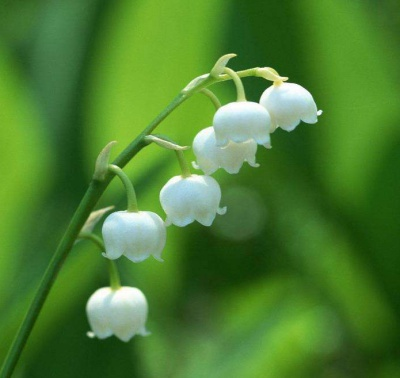
#> input picture images/cv_flower2.jpg, 400 x 378 px
$ python cv_img_blur_gaussian.py
#> lines starting #> are read from the running program, lines starting #| are printed output that depends on the picture; after the words box and inside, x2 and y2 are one past the last pixel; in counts of white or black regions, pixels touching at a corner belong together
#!/usr/bin/env python
# -*- coding: utf-8 -*-

"""
对于图形的平滑与滤波，但从滤波角度来讲，
一般主要的目的都是为了实现对图像噪声的消除，增强图像的效果。
首先介绍二维卷积运算，图像的滤波可以看成是滤波模板与原始图像对应部分的的卷积运算。

对于2D图像可以进行低通或者高通滤波操作，
低通滤波（LPF）有利于去噪，模糊图像，高通滤波（HPF）有利于找到图像边界。

# 高斯模糊模板
# 现在把卷积模板中的值换一下，不是全1了，换成一组符合高斯分布的数值放在模板里面，
# 比如这时中间的数值最大，往两边走越来越小，构造一个小的高斯包。
# 实现的函数为cv2.GaussianBlur()。
# 对于高斯模板，我们需要制定的是高斯核的高和宽（奇数），
# 沿x与y方向的标准差(如果只给x，y=x，如果都给0，那么函数会自己计算)。
# 高斯核可以有效的出去图像的高斯噪声。
# 当然也可以自己构造高斯核，相关函数：cv2.GaussianKernel().

"""

import cv2
import numpy as np
import matplotlib.pyplot as plt

# 读取图像
img = cv2.imread('./images/cv_flower2.jpg')
#> img is the input picture: shape (378, 400, 3); mean B, G, R 49, 125.7, 75.4

# 灰度转换
gray = cv2.cvtColor(img, cv2.COLOR_BGR2GRAY)
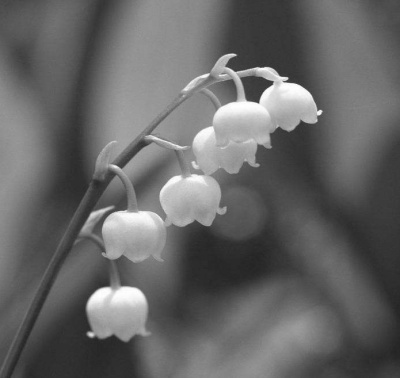
#> gray: shape (378, 400); min 35, max 255, mean 101.9

# 添加点噪声
for i in range(2000):
    temp_x = np.random.randint(0, img.shape[0])
    temp_y = np.random.randint(0, img.shape[1])
    gray[temp_x][temp_y] = 255
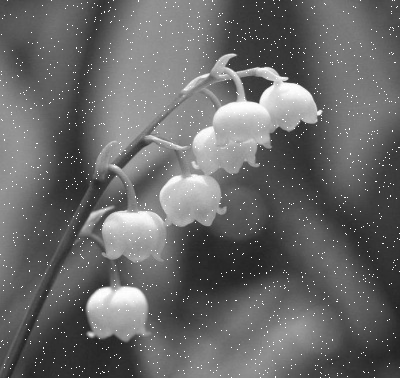
#> gray: shape (378, 400); 1.31% of pixels changed, all inside (x1, y1, x2, y2) = (0, 0, 400, 378)

# 转化数值类型
img1 = np.float32(img)

# 列表
x_list = range(3, 36, 2)

# 参数列表
y_list = [3, 5, 9, 15, 21, 25]

# 多子图绘制
fig, axes = plt.subplots(len(x_list), len(y_list) + 2, sharey=False, sharex=False)
# 设置图片尺寸
fig.set_size_inches(10, len(x_list) * 12 // 7)
# 总标题
fig.suptitle('')
# 设置标题(中文字体)
plt.rcParams['font.sans-serif'] = ['SimHei']  # 用来正常显示中文标签
plt.rcParams['axes.unicode_minus'] = False  # 用来正常显示负号

for i in range(len(x_list)):
    for j in range(len(y_list) + 2):
        if j == 0:
            show = img
            title = '原图'
        elif j == 1:
            show = gray
            title = '灰度+噪声'
        else:
            # 高斯模糊
            show = cv2.GaussianBlur(gray, (x_list[i], y_list[j - 2]), 0)
            title = "模版(%d,%d)" % (x_list[i], y_list[j - 2])

        ax = axes[i][j]
        # 显示图片
        ax.imshow(show, 'gray')
        # 显示标题
        ax.set_title(title)
        # 隐藏坐标轴
        ax.set_xticks([])
        ax.set_yticks([])

# 调整每隔子图之间的距离
plt.tight_layout()
# 保存图片
plt.savefig('./images/cv_img_blur_gaussian_result.jpg')
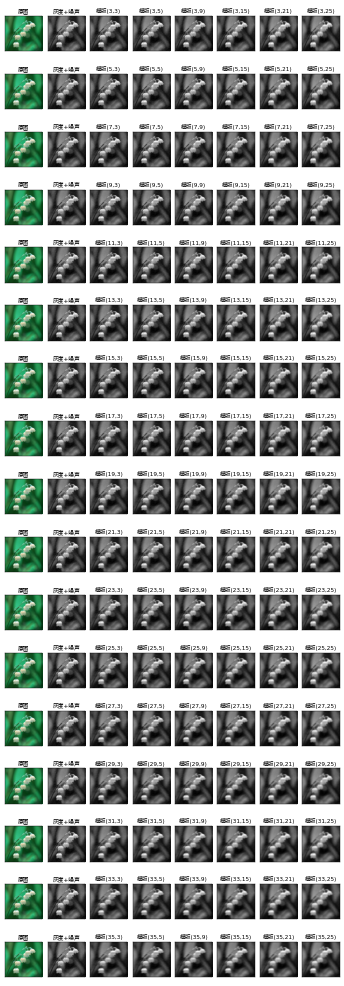
#> figure drawn by matplotlib, 136 panels; B, G, R data is drawn as R, G, B
# 显示绘制后的图片
plt.show()
